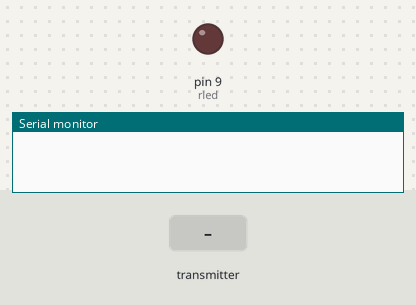
The sketch below on a simulated Arduino Uno, built with avr-gcc and run on an emulated ATmega328P. Parts: output pins drawn as LEDs (lit = HIGH), the last lines printed to the serial monitor. Inputs (shaded band) come from the test bench. No radio packets arrive unless stated.

Above: at 1.2 s.
1.3 s: the transmitter starts sending msg = 1
At 2.3 s:
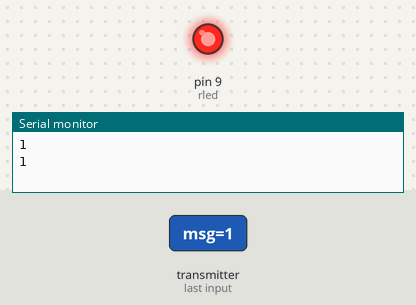
2.8 s: the transmitter starts sending msg = 0
At 3.5 s:
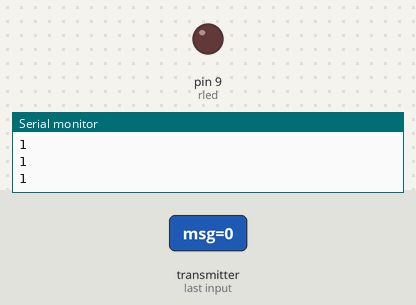
Timing chart, 0 to 5.8 s (numbered marks = the images above; inputs shaded):
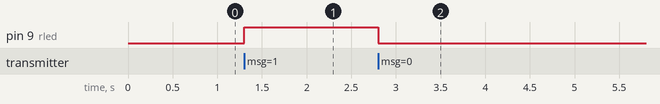

Measured:
- after the input at 1.3 s, pin 9 (rled): LOW → HIGH at once
- after the input at 2.8 s, pin 9 (rled): HIGH → LOW at once

The sketch:

RX_simple_text.ino
```cpp
/*
* Arduino Wireless Communication Tutorial
*       Example 1 - Receiver Code
*
* by Dejan Nedelkovski, www.HowToMechatronics.com
*
* Library: TMRh20/RF24, https://github.com/tmrh20/RF24/
*/

#include <SPI.h>
#include <nRF24L01.h>
#include <RF24.h>

//RF24 radio(7, 8); // CE, CSN
RF24 radio(7, 6); // CE, CSN

const byte address[6] = "00001";
const int rled = 9;

void setup() {
  pinMode(rled, OUTPUT);
  Serial.begin(9600);
  radio.begin();
  radio.openReadingPipe(0, address);
  radio.setPALevel(RF24_PA_MIN);
  radio.startListening();
}

void loop() {
  digitalWrite(rled, LOW);
//  if (radio.available()) {
//    char text[32] = "";
//    radio.read(&text, sizeof(text));
//    Serial.println(text);
//    digitalWrite(rled, HIGH);
//  }
  while(radio.available()){
    char text[32] = "";
    int msg = 0;
//  radio.read(&text, sizeof(text));
    radio.read(&msg, sizeof(msg));
    //Serial.println(text);
    if(msg == 1){
      digitalWrite(9, HIGH);
      Serial.println(msg);
      delay(500);
    }
  }
}
```
